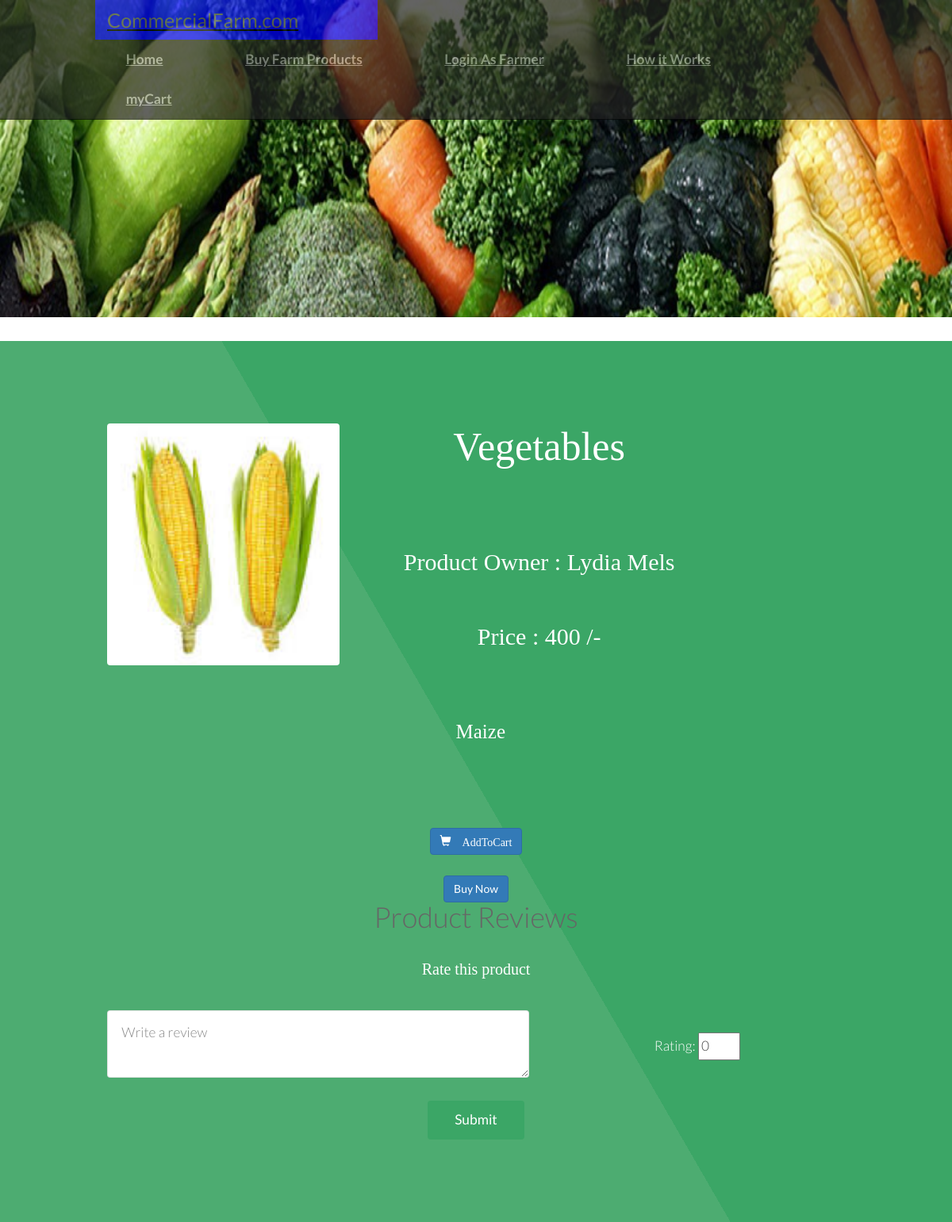
The app's page /review.php?pid=30 with its own data.
### tables this page shows
CREATE TABLE `fproduct` (
  `fid` int(255) NOT NULL,
  `pid` int(255) NOT NULL,
  `product` varchar(255) NOT NULL,
  `pcat` varchar(255) NOT NULL,
  `pinfo` varchar(255) NOT NULL,
  `price` float NOT NULL,
  `pimage` varchar(255) NOT NULL DEFAULT 'blank.png',
  `picStatus` int(10) NOT NULL DEFAULT 0
);

CREATE TABLE `farmer` (
  `fid` int(255) NOT NULL,
  `fname` varchar(255) NOT NULL,
  `fusername` varchar(255) NOT NULL,
  `fpassword` varchar(255) NOT NULL,
  `fhash` varchar(255) NOT NULL,
  `femail` varchar(255) NOT NULL,
  `fmobile` varchar(255) NOT NULL,
  `faddress` text NOT NULL,
  `factive` int(255) NOT NULL DEFAULT 0,
  `frating` int(11) NOT NULL DEFAULT 0,
  `picExt` varchar(255) NOT NULL DEFAULT 'png',
  `picStatus` int(10) NOT NULL DEFAULT 0
);

### review.php (the view, shortened to what this page needs)
<?php
	require 'db.php';
	$pid = $_GET['pid'];
?>
<!DOCTYPE html>
<html>
<head>
		<link href="bootstrap\css\bootstrap.min.css" rel="stylesheet">
		<link rel="stylesheet" href="Blog/commentBox.css" />
</head>
<body>
				<?php
					require 'menu.php';
					$sql="SELECT * FROM fproduct WHERE pid = '$pid'";
					$result = mysqli_query($conn, $sql);
					$row = mysqli_fetch_assoc($result);
					$fid = $row['fid'];
					$sql = "SELECT * FROM farmer WHERE fid = '$fid'";
					$result = mysqli_query($conn, $sql);
					$frow = mysqli_fetch_assoc($result);
					$picDestination = "images/productImages/".$row['pimage'];
					?>
				<section id="main" class="wrapper style1 align-center">
						<div class="container">
							<div class="row">
								<div class="col-sm-4">
									<img class="image fit" src="<?php echo $picDestination.'';?>" alt="" />
								</div>
								<div class="col-12 col-sm-6">
									<p style="font: 50px Times new roman;"><?= $row['product']; ?></p>
									<p style="font: 30px Times new roman;">Product Owner : <?= $frow['fname']; ?></p>
									<p style="font: 30px Times new roman;">Price : <?= $row['price'].' /-'; ?></p>
								</div>
							</div><br />
							<div class="row">
								<div class="col-12 col-sm-12" style="font: 25px Times new roman;">
									<?= $row['pinfo']; ?>
								</div>
							</div>
						</div>
						<br /><br />
						<div class="12u$">
                            <center>
                                <div class="row uniform">
                                    <div class="6u 12u$(large)">
                                        <a href="myCart.php?flag=1&pid=<?= $pid; ?>" class="btn btn-primary" style="text-decoration: none;"><span class="glyphicon glyphicon-shopping-cart"> AddToCart</a>
                                    </div>
                                    <div class="6u 12u$(large)">
                                        <a href="buyNow.php?pid=<?= $pid; ?>" class="btn btn-primary" style="text-decoration: none;">Buy Now</a>
                                    </div>
                                </div>
                            </center>
                        </div>
					<div class="container">
						<h1>Product Reviews</h1>
					<div class="row">
						<div class="col-0 col-sm-3"></div>
						<div class="col-12 col-sm-6">
					</div>
				</div>
			</div>
			<div class="container">
				<p style="font: 20px Times new roman; align: left;">Rate this product</p>
				<form method="POST" action="reviewInput.php?pid=<?= $pid; ?>">
					<div class="row">
						<div class="col-sm-7">
							<textarea style="background-color:white;color: black;" cols="5" name="comment" placeholder="Write a review"></textarea>
						</div>
						<div class="col-sm-5">
							<br />
							Rating: <input type="number" min="0" max="10" name="rating" value="0"/>
						</div>
					</div>
					<div class="row">
						<div class="col-sm-12">
							<br />
							<input type="submit" />
						</div>
					</div>
				</form>
			</div>
	</body>
	</html>

### css/style.css (style rules this page uses)
body { background: #fff; }
body, input, select, textarea { color: #444; font-family: "Lato", Helvetica, sans-serif; font-size: 15pt; font-weight: 300; line-height: 1.65em; }
a { color: #4dac71; text-decoration: underline; }
p { margin: 0 0 2em 0; }
h1, h2, h3, h4, h5, h6 { color: #666; font-weight: 300; line-height: 1em; margin: 0 0 1em 0; }
.align-center { text-align: center; }
form { margin: 0 0 2em 0; }
input[type="text"], input[type="password"], input[type="email"], select, textarea { -moz-appearance: none; -webkit-appearance: none; -o-appearance: none; -ms-appearance: none; appearance: none; background: rgba(144, 144, 144, 0.075); border-radius: 4px; border: none; border: solid 1px rgba(144, 144, 144, 0.25); color: inherit; display: block; outline: 0; padding: 0 1em; text-decoration: none; width: 100%; }
textarea { padding: 0.75em 1em; }
.image { border-radius: 4px; border: 0; display: inline-block; position: relative; }
.image.fit { display: block; margin: 0 0 2em 0; width: 100%; }
input[type="submit"], input[type="reset"], input[type="button"], .button { -moz-appearance: none; -webkit-appearance: none; -o-appearance: none; -ms-appearance: none; appearance: none; -moz-transition: background-color 0.2s ease-in-out, color 0.2s ease-in-out; -webkit-transition: background-color 0.2s ease-in-out, color 0.2s ease-in-out; -o-transition: background-color 0.2s ease-in-out, color 0.2s ease-in-out; -ms-transition: background-color 0.2s ease-in-out, color 0.2s ease-in-out; transition: background-color 0.2s ease-in-out, color 0.2s ease-in-out; background-color: #3ba666; border-radius: 4px; border: 0; color: #ffffff !important; cursor: pointer; display: inline-block; font-weight: 400; height: 2.85em; line-height: 2.8em; padding: 0 2em; text-align: center; text-decoration: none; white-space: nowrap; }
.wrapper { padding: 6em 0em 4em; }
.wrapper.style1 { background-color: #3ba666; -moz-background-image: linear-gradient(60deg, #4dac71 50%, #3ba666 50%); -webkit-background-image: linear-gradient(60deg, #4dac71 50%, #3ba666 50%); -o-background-image: linear-gradient(60deg, #4dac71 50%, #3ba666 50%); -ms-background-image: linear-gradient(60deg, #4dac71 50%, #3ba666 50%); background-image: linear-gradient(60deg, #4dac71 50%, #3ba666 50%); color: #ffffff; }

### css/style-xlarge.css (style rules this page uses)
body, input, select, textarea { font-size: 13pt; }

### css/style-large.css (style rules this page uses)
body, input, select, textarea { font-size: 13pt; }

### records on screen
fproduct: pimage (picture), product "Vegetables", price "400", pinfo "Maize"
farmer: fname "Lydia Mels"
